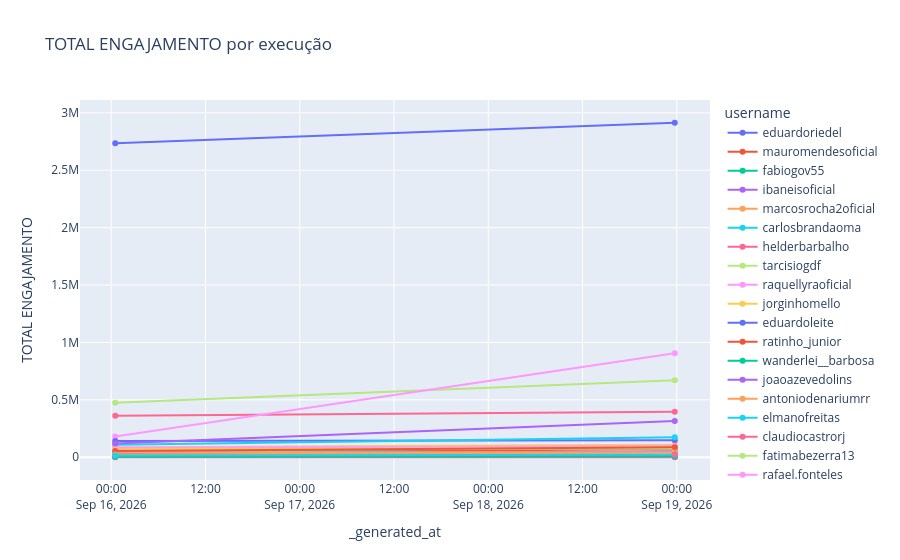

Notebook source saved alongside this figure:
### Markdown cell above
## 4. Evolução temporal (`governor_engagement_history`)

Reaproveita `plot_engagement_trend` de `src/visualization/charts.py` -- a mesma função já testada
(`tests/test_charts.py`) e usada pelo dashboard, uma linha por governador ao longo de `_generated_at`.

### Code cell
df_engagement_history = repo.load_engagement_history()
print(f"{df_engagement_history['_run_id'].nunique()} execuções acumuladas")

fig = plot_engagement_trend(
    df_engagement_history, y_col='TOTAL ENGAJAMENTO', title='TOTAL ENGAJAMENTO por execução'
)
fig

### Figure 1 — Plotly figure (JSON) as saved in the notebook; plotly's stock layout.template omitted (floating-point values rounded to 4 significant figures)
{"data": [{"hovertemplate": "username=eduardoriedel<br>_generated_at=%{x}<br>TOTAL ENGAJAMENTO=%{y}<extra></extra>", "legendgroup": "eduardoriedel", "line": {"color": "#636efa", "dash": "solid"}, "marker": {"symbol": "circle"}, "mode": "lines+markers", "name": "eduardoriedel", "orientation": "v", "showlegend": true, "type": "scatter", "x": ["2026-09-16T00:31:03.174550", "2026-09-18T23:44:25.369128"], "xaxis": "x", "y": [1490, 5098], "yaxis": "y"}, {"hovertemplate": "username=mauromendesoficial<br>_generated_at=%{x}<br>TOTAL ENGAJAMENTO=%{y}<extra></extra>", "legendgroup": "mauromendesoficial", "line": {"color": "#EF553B", "dash": "solid"}, "marker": {"symbol": "circle"}, "mode": "lines+markers", "name": "mauromendesoficial", "orientation": "v", "showlegend": true, "type": "scatter", "x": ["2026-09-16T00:31:03.174550", "2026-09-18T23:44:25.369128"], "xaxis": "x", "y": [4341, 6008], "yaxis": "y"}, {"hovertemplate": "username=fabiogov55<br>_generated_at=%{x}<br>TOTAL ENGAJAMENTO=%{y}<extra></extra>", "legendgroup": "fabiogov55", "line": {"color": "#00cc96", "dash": "solid"}, "marker": {"symbol": "circle"}, "mode": "lines+markers", "name": "fabiogov55", "orientation": "v", "showlegend": true, "type": "scatter", "x": ["2026-09-16T00:31:03.174550", "2026-09-18T23:44:25.369128"], "xaxis": "x", "y": [16009, 20594], "yaxis": "y"}, {"hovertemplate": "username=ibaneisoficial<br>_generated_at=%{x}<br>TOTAL ENGAJAMENTO=%{y}<extra></extra>", "legendgroup": "ibaneisoficial", "line": {"color": "#ab63fa", "dash": "solid"}, "marker": {"symbol": "circle"}, "mode": "lines+markers", "name": "ibaneisoficial", "orientation": "v", "showlegend": true, "type": "scatter", "x": ["2026-09-16T00:31:03.174550", "2026-09-18T23:44:25.369128"], "xaxis": "x", "y": [14032, 14029], "yaxis": "y"}, {"hovertemplate": "username=marcosrocha2oficial<br>_generated_at=%{x}<br>TOTAL ENGAJAMENTO=%{y}<extra></extra>", "legendgroup": "marcosrocha2oficial", "line": {"color": "#FFA15A", "dash": "solid"}, "marker": {"symbol": "circle"}, "mode": "lines+markers", "name": "marcosrocha2oficial", "orientation": "v", "showlegend": true, "type": "scatter", "x": ["2026-09-16T00:31:03.174550", "2026-09-18T23:44:25.369128"], "xaxis": "x", "y": [4026, 4026], "yaxis": "y"}, {"hovertemplate": "username=carlosbrandaoma<br>_generated_at=%{x}<br>TOTAL ENGAJAMENTO=%{y}<extra></extra>", "legendgroup": "carlosbrandaoma", "line": {"color": "#19d3f3", "dash": "solid"}, "marker": {"symbol": "circle"}, "mode": "lines+markers", "name": "carlosbrandaoma", "orientation": "v", "showlegend": true, "type": "scatter", "x": ["2026-09-16T00:31:03.174550", "2026-09-18T23:44:25.369128"], "xaxis": "x", "y": [49290, 74988], "yaxis": "y"}, {"hovertemplate": "username=helderbarbalho<br>_generated_at=%{x}<br>TOTAL ENGAJAMENTO=%{y}<extra></extra>", "legendgroup": "helderbarbalho", "line": {"color": "#FF6692", "dash": "solid"}, "marker": {"symbol": "circle"}, "mode": "lines+markers", "name": "helderbarbalho", "orientation": "v", "showlegend": true, "type": "scatter", "x": ["2026-09-16T00:31:03.174550", "2026-09-18T23:44:25.369128"], "xaxis": "x", "y": [360889, 395673], "yaxis": "y"}, {"hovertemplate": "username=tarcisiogdf<br>_generated_at=%{x}<br>TOTAL ENGAJAMENTO=%{y}<extra></extra>", "legendgroup": "tarcisiogdf", "line": {"color": "#B6E880", "dash": "solid"}, "marker": {"symbol": "circle"}, "mode": "lines+markers", "name": "tarcisiogdf", "orientation": "v", "showlegend": true, "type": "scatter", "x": ["2026-09-16T00:31:03.174550", "2026-09-18T23:44:25.369128"], "xaxis": "x", "y": [474702, 671123], "yaxis": "y"}, {"hovertemplate": "username=raquellyraoficial<br>_generated_at=%{x}<br>TOTAL ENGAJAMENTO=%{y}<extra></extra>", "legendgroup": "raquellyraoficial", "line": {"color": "#FF97FF", "dash": "solid"}, "marker": {"symbol": "circle"}, "mode": "lines+markers", "name": "raquellyraoficial", "orientation": "v", "showlegend": true, "type": "scatter", "x": ["2026-09-16T00:31:03.174550", "2026-09-18T23:44:25.369128"], "xaxis": "x", "y": [180453, 905409], "yaxis": "y"}, {"hovertemplate": "username=jorginhomello<br>_generated_at=%{x}<br>TOTAL ENGAJAMENTO=%{y}<extra></extra>", "legendgroup": "jorginhomello", "line": {"color": "#FECB52", "dash": "solid"}, "marker": {"symbol": "circle"}, "mode": "lines+markers", "name": "jorginhomello", "orientation": "v", "showlegend": true, "type": "scatter", "x": ["2026-09-16T00:31:03.174550", "2026-09-18T23:44:25.369128"], "xaxis": "x", "y": [87252, 108324], "yaxis": "y"}, {"hovertemplate": "username=eduardoleite<br>_generated_at=%{x}<br>TOTAL ENGAJAMENTO=%{y}<extra></extra>", "legendgroup": "eduardoleite", "line": {"color": "#636efa", "dash": "solid"}, "marker": {"symbol": "circle"}, "mode": "lines+markers", "name": "eduardoleite", "orientation": "v", "showlegend": true, "type": "scatter", "x": ["2026-09-16T00:31:03.174550", "2026-09-18T23:44:25.369128"], "xaxis": "x", "y": [140670, 148251], "yaxis": "y"}, {"hovertemplate": "username=ratinho_junior<br>_generated_at=%{x}<br>TOTAL ENGAJAMENTO=%{y}<extra></extra>", "legendgroup": "ratinho_junior", "line": {"color": "#EF553B", "dash": "solid"}, "marker": {"symbol": "circle"}, "mode": "lines+markers", "name": "ratinho_junior", "orientation": "v", "showlegend": true, "type": "scatter", "x": ["2026-09-16T00:31:03.174550", "2026-09-18T23:44:25.369128"], "xaxis": "x", "y": [21285, 75181], "yaxis": "y"}, {"hovertemplate": "username=wanderlei__barbosa<br>_generated_at=%{x}<br>TOTAL ENGAJAMENTO=%{y}<extra></extra>", "legendgroup": "wanderlei__barbosa", "line": {"color": "#00cc96", "dash": "solid"}, "marker": {"symbol": "circle"}, "mode": "lines+markers", "name": "wanderlei__barbosa", "orientation": "v", "showlegend": true, "type": "scatter", "x": ["2026-09-16T00:31:03.174550", "2026-09-18T23:44:25.369128"], "xaxis": "x", "y": [3350, 5320], "yaxis": "y"}, {"hovertemplate": "username=joaoazevedolins<br>_generated_at=%{x}<br>TOTAL ENGAJAMENTO=%{y}<extra></extra>", "legendgroup": "joaoazevedolins", "line": {"color": "#ab63fa", "dash": "solid"}, "marker": {"symbol": "circle"}, "mode": "lines+markers", "name": "joaoazevedolins", "orientation": "v", "showlegend": true, "type": "scatter", "x": ["2026-09-16T00:31:03.174550", "2026-09-18T23:44:25.369128"], "xaxis": "x", "y": [29157, 53259], "yaxis": "y"}, {"hovertemplate": "username=antoniodenariumrr<br>_generated_at=%{x}<br>TOTAL ENGAJAMENTO=%{y}<extra></extra>", "legendgroup": "antoniodenariumrr", "line": {"color": "#FFA15A", "dash": "solid"}, "marker": {"symbol": "circle"}, "mode": "lines+markers", "name": "antoniodenariumrr", "orientation": "v", "showlegend": true, "type": "scatter", "x": ["2026-09-16T00:31:03.174550", "2026-09-18T23:44:25.369128"], "xaxis": "x", "y": [43054, 43634], "yaxis": "y"}, {"hovertemplate": "username=elmanofreitas<br>_generated_at=%{x}<br>TOTAL ENGAJAMENTO=%{y}<extra></extra>", "legendgroup": "elmanofreitas", "line": {"color": "#19d3f3", "dash": "solid"}, "marker": {"symbol": "circle"}, "mode": "lines+markers", "name": "elmanofreitas", "orientation": "v", "showlegend": true, "type": "scatter", "x": ["2026-09-16T00:31:03.174550", "2026-09-18T23:44:25.369128"], "xaxis": "x", "y": [109383, 174253], "yaxis": "y"}, {"hovertemplate": "username=claudiocastrorj<br>_generated_at=%{x}<br>TOTAL ENGAJAMENTO=%{y}<extra></extra>", "legendgroup": "claudiocastrorj", "line": {"color": "#FF6692", "dash": "solid"}, "marker": {"symbol": "circle"}, "mode": "lines+markers", "name": "claudiocastrorj", "orientation": "v", "showlegend": true, "type": "scatter", "x": ["2026-09-16T00:31:03.174550", "2026-09-18T23:44:25.369128"], "xaxis": "x", "y": [0, 0], "yaxis": "y"}, {"hovertemplate": "username=fatimabezerra13<br>_generated_at=%{x}<br>TOTAL ENGAJAMENTO=%{y}<extra></extra>", "legendgroup": "fatimabezerra13", "line": {"color": "#B6E880", "dash": "solid"}, "marker": {"symbol": "circle"}, "mode": "lines+markers", "name": "fatimabezerra13", "orientation": "v", "showlegend": true, "type": "scatter", "x": ["2026-09-16T00:31:03.174550", "2026-09-18T23:44:25.369128"], "xaxis": "x", "y": [68858, 76835], "yaxis": "y"}, {"hovertemplate": "username=rafael.fonteles<br>_generated_at=%{x}<br>TOTAL ENGAJAMENTO=%{y}<extra></extra>", "legendgroup": "rafael.fonteles", "line": {"color": "#FF97FF", "dash": "solid"}, "marker": {"symbol": "circle"}, "mode": "lines+markers", "name": "rafael.fonteles", "orientation": "v", "showlegend": true, "type": "scatter", "x": ["2026-09-16T00:31:03.174550", "2026-09-18T23:44:25.369128"], "xaxis": "x", "y": [81798, 97167], "yaxis": "y"}, {"hovertemplate": "username=ronaldocaiado<br>_generated_at=%{x}<br>TOTAL ENGAJAMENTO=%{y}<extra></extra>", "legendgroup": "ronaldocaiado", "line": {"color": "#FECB52", "dash": "solid"}, "marker": {"symbol": "circle"}, "mode": "lines+markers", "name": "ronaldocaiado", "orientation": "v", "showlegend": true, "type": "scatter", "x": ["2026-09-16T00:31:03.174550", "2026-09-18T23:44:25.369128"], "xaxis": "x", "y": [64677, 86536], "yaxis": "y"}, {"hovertemplate": "username=romeuzemaoficial<br>_generated_at=%{x}<br>TOTAL ENGAJAMENTO=%{y}<extra></extra>", "legendgroup": "romeuzemaoficial", "line": {"color": "#636efa", "dash": "solid"}, "marker": {"symbol": "circle"}, "mode": "lines+markers", "name": "romeuzemaoficial", "orientation": "v", "showlegend": true, "type": "scatter", "x": ["2026-09-16T00:31:03.174550", "2026-09-18T23:44:25.369128"], "xaxis": "x", "y": [2734848, 2913625], "yaxis": "y"}, {"hovertemplate": "username=clecioluis_<br>_generated_at=%{x}<br>TOTAL ENGAJAMENTO=%{y}<extra></extra>", "legendgroup": "clecioluis_", "line": {"color": "#EF553B", "dash": "solid"}, "marker": {"symbol": "circle"}, "mode": "lines+markers", "name": "clecioluis_", "orientation": "v", "showlegend": true, "type": "scatter", "x": ["2026-09-16T00:31:03.174550", "2026-09-18T23:44:25.369128"], "xaxis": "x", "y": [54709, 87709], "yaxis": "y"}, {"hovertemplate": "username=gladsoncameli<br>_generated_at=%{x}<br>TOTAL ENGAJAMENTO=%{y}<extra></extra>", "legendgroup": "gladsoncameli", "line": {"color": "#00cc96", "dash": "solid"}, "marker": {"symbol": "circle"}, "mode": "lines+markers", "name": "gladsoncameli", "orientation": "v", "showlegend": true, "type": "scatter", "x": ["2026-09-16T00:31:03.174550", "2026-09-18T23:44:25.369128"], "xaxis": "x", "y": [5414, 8217], "yaxis": "y"}, {"hovertemplate": "username=jeronimorodriguesba<br>_generated_at=%{x}<br>TOTAL ENGAJAMENTO=%{y}<extra></extra>", "legendgroup": "jeronimorodriguesba", "line": {"color": "#ab63fa", "dash": "solid"}, "marker": {"symbol": "circle"}, "mode": "lines+markers", "name": "jeronimorodriguesba", "orientation": "v", "showlegend": true, "type": "scatter", "x": ["2026-09-16T00:31:03.174550", "2026-09-18T23:44:25.369128"], "xaxis": "x", "y": [118839, 315753], "yaxis": "y"}, {"hovertemplate": "username=paulodantasalagoas<br>_generated_at=%{x}<br>TOTAL ENGAJAMENTO=%{y}<extra></extra>", "legendgroup": "paulodantasalagoas", "line": {"color": "#FFA15A", "dash": "solid"}, "marker": {"symbol": "circle"}, "mode": "lines+markers", "name": "paulodantasalagoas", "orientation": "v", "showlegend": true, "type": "scatter", "x": ["2026-09-16T00:31:03.174550", "2026-09-18T23:44:25.369128"], "xaxis": "x", "y": [24365, 39868], "yaxis": "y"}, {"hovertemplate": "username=wilsonlimaam<br>_generated_at=%{x}<br>TOTAL ENGAJAMENTO=%{y}<extra></extra>", "legendgroup": "wilsonlimaam", "line": {"color": "#19d3f3", "dash": "solid"}, "marker": {"symbol": "circle"}, "mode": "lines+markers", "name": "wilsonlimaam", "orientation": "v", "showlegend": true, "type": "scatter", "x": ["2026-09-16T00:31:03.174550", "2026-09-18T23:44:25.369128"], "xaxis": "x", "y": [15476, 22400], "yaxis": "y"}, {"hovertemplate": "username=ricardoferraco<br>_generated_at=%{x}<br>TOTAL ENGAJAMENTO=%{y}<extra></extra>", "legendgroup": "ricardoferraco", "line": {"color": "#FF6692", "dash": "solid"}, "marker": {"symbol": "circle"}, "mode": "lines+markers", "name": "ricardoferraco", "orientation": "v", "showlegend": true, "type": "scatter", "x": ["2026-09-18T23:44:25.369128"], "xaxis": "x", "y": [25201], "yaxis": "y"}], "layout": {"legend": {"title": {"text": "username"}, "tracegroupgap": 0}, "title": {"text": "TOTAL ENGAJAMENTO por execução"}, "xaxis": {"anchor": "y", "domain": [0.0, 1.0], "title": {"text": "_generated_at"}}, "yaxis": {"anchor": "x", "domain": [0.0, 1.0], "title": {"text": "TOTAL ENGAJAMENTO"}}}}
